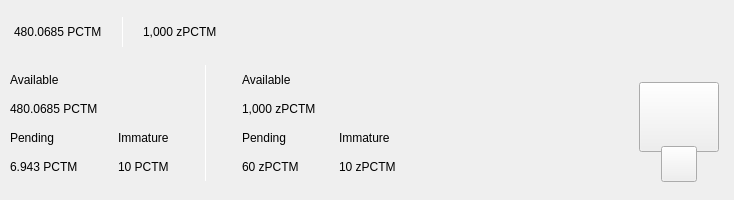
<?xml version="1.0" encoding="UTF-8"?>
<ui version="4.0">
 <class>TopBar</class>
 <widget class="QWidget" name="TopBar">
  <property name="geometry">
   <rect>
    <x>0</x>
    <y>0</y>
    <width>734</width>
    <height>200</height>
   </rect>
  </property>
  <property name="minimumSize">
   <size>
    <width>0</width>
    <height>200</height>
   </size>
  </property>
  <property name="maximumSize">
   <size>
    <width>16777215</width>
    <height>200</height>
   </size>
  </property>
  <property name="windowTitle">
   <string>Form</string>
  </property>
  <layout class="QVBoxLayout" name="verticalLayout_10" stretch="0">
   <property name="spacing">
    <number>0</number>
   </property>
   <property name="leftMargin">
    <number>0</number>
   </property>
   <property name="topMargin">
    <number>0</number>
   </property>
   <property name="rightMargin">
    <number>0</number>
   </property>
   <property name="bottomMargin">
    <number>0</number>
   </property>
   <item>
    <widget class="PFBorderImage" name="containerTop" native="true">
     <layout class="QVBoxLayout" name="verticalLayout_11">
      <property name="spacing">
       <number>0</number>
      </property>
      <property name="leftMargin">
       <number>0</number>
      </property>
      <property name="topMargin">
       <number>0</number>
      </property>
      <property name="rightMargin">
       <number>0</number>
      </property>
      <property name="bottomMargin">
       <number>0</number>
      </property>
      <item>
       <widget class="QWidget" name="top_container_2" native="true">
        <property name="minimumSize">
         <size>
          <width>0</width>
          <height>65</height>
         </size>
        </property>
        <layout class="QHBoxLayout" name="top_container">
         <property name="spacing">
          <number>0</number>
         </property>
         <property name="leftMargin">
          <number>14</number>
         </property>
         <property name="topMargin">
          <number>0</number>
         </property>
         <property name="rightMargin">
          <number>14</number>
         </property>
         <property name="bottomMargin">
          <number>0</number>
         </property>
         <item alignment="Qt::AlignVCenter">
          <widget class="QWidget" name="widgetTopAmount" native="true">
           <property name="sizePolicy">
            <sizepolicy hsizetype="Preferred" vsizetype="Maximum">
             <horstretch>0</horstretch>
             <verstretch>0</verstretch>
            </sizepolicy>
           </property>
           <layout class="QHBoxLayout" name="horizontalLayout_5">
            <property name="spacing">
             <number>0</number>
            </property>
            <property name="leftMargin">
             <number>0</number>
            </property>
            <property name="topMargin">
             <number>0</number>
            </property>
            <property name="rightMargin">
             <number>0</number>
            </property>
            <property name="bottomMargin">
             <number>0</number>
            </property>
            <item alignment="Qt::AlignTop">
             <widget class="QLabel" name="labelAmountTopPiv">
              <property name="minimumSize">
               <size>
                <width>0</width>
                <height>36</height>
               </size>
              </property>
              <property name="styleSheet">
               <string notr="true">padding:0px;margin:0px;</string>
              </property>
              <property name="text">
               <string notr="true">480.0685 PCTM</string>
              </property>
             </widget>
            </item>
            <item>
             <spacer name="horizontalSpacer_11">
              <property name="orientation">
               <enum>Qt::Horizontal</enum>
              </property>
              <property name="sizeType">
               <enum>QSizePolicy::Fixed</enum>
              </property>
              <property name="sizeHint" stdset="0">
               <size>
                <width>20</width>
                <height>20</height>
               </size>
              </property>
             </spacer>
            </item>
            <item alignment="Qt::AlignVCenter">
             <widget class="QLabel" name="typeSpacerTop">
              <property name="minimumSize">
               <size>
                <width>1</width>
                <height>30</height>
               </size>
              </property>
              <property name="maximumSize">
               <size>
                <width>1</width>
                <height>30</height>
               </size>
              </property>
              <property name="styleSheet">
               <string notr="true">background-color:white;
padding:0px;
border:none;</string>
              </property>
              <property name="text">
               <string/>
              </property>
             </widget>
            </item>
            <item>
             <spacer name="horizontalSpacer_12">
              <property name="orientation">
               <enum>Qt::Horizontal</enum>
              </property>
              <property name="sizeType">
               <enum>QSizePolicy::Fixed</enum>
              </property>
              <property name="sizeHint" stdset="0">
               <size>
                <width>20</width>
                <height>20</height>
               </size>
              </property>
             </spacer>
            </item>
            <item alignment="Qt::AlignTop">
             <widget class="QLabel" name="labelAmountTopzPCTM">
              <property name="minimumSize">
               <size>
                <width>0</width>
                <height>36</height>
               </size>
              </property>
              <property name="text">
               <string notr="true">1,000 zPCTM</string>
              </property>
             </widget>
            </item>
           </layout>
          </widget>
         </item>
         <item>
          <spacer name="horizontalSpacer">
           <property name="orientation">
            <enum>Qt::Horizontal</enum>
           </property>
           <property name="sizeHint" stdset="0">
            <size>
             <width>40</width>
             <height>20</height>
            </size>
           </property>
          </spacer>
         </item>
         <item>
          <layout class="QHBoxLayout" name="horizontalLayout_4">
           <property name="spacing">
            <number>12</number>
           </property>
           <property name="rightMargin">
            <number>0</number>
           </property>
           <item alignment="Qt::AlignRight">
            <widget class="QWidget" name="layoutSync" native="true">
             <property name="minimumSize">
              <size>
               <width>0</width>
               <height>36</height>
              </size>
             </property>
             <property name="maximumSize">
              <size>
               <width>16777215</width>
               <height>36</height>
              </size>
             </property>
             <layout class="QVBoxLayout" name="verticalLayout_9">
              <property name="leftMargin">
               <number>0</number>
              </property>
              <property name="topMargin">
               <number>0</number>
              </property>
              <property name="rightMargin">
               <number>0</number>
              </property>
              <property name="bottomMargin">
               <number>0</number>
              </property>
              <item>
               <widget class="ExpandableButton" name="pushButtonSync" native="true">
                <property name="minimumSize">
                 <size>
                  <width>36</width>
                  <height>36</height>
                 </size>
                </property>
                <property name="maximumSize">
                 <size>
                  <width>16777215</width>
                  <height>36</height>
                 </size>
                </property>
               </widget>
              </item>
             </layout>
            </widget>
           </item>
           <item>
            <widget class="ExpandableButton" name="pushButtonHDUpgrade" native="true">
             <property name="minimumSize">
              <size>
               <width>36</width>
               <height>36</height>
              </size>
             </property>
            </widget>
           </item>
           <item>
            <widget class="ExpandableButton" name="pushButtonStack" native="true">
             <property name="minimumSize">
              <size>
               <width>36</width>
               <height>36</height>
              </size>
             </property>
            </widget>
           </item>
           <item>
            <widget class="ExpandableButton" name="pushButtonColdStaking" native="true">
             <property name="minimumSize">
              <size>
               <width>36</width>
               <height>36</height>
              </size>
             </property>
            </widget>
           </item>
           <item>
            <widget class="ExpandableButton" name="pushButtonConnection" native="true">
             <property name="minimumSize">
              <size>
               <width>36</width>
               <height>36</height>
              </size>
             </property>
            </widget>
           </item>
           <item>
            <widget class="ExpandableButton" name="pushButtonTor" native="true">
             <property name="minimumSize">
              <size>
               <width>36</width>
               <height>36</height>
              </size>
             </property>
            </widget>
           </item>
           <item>
            <widget class="ExpandableButton" name="pushButtonLock" native="true">
             <property name="sizePolicy">
              <sizepolicy hsizetype="Expanding" vsizetype="Expanding">
               <horstretch>0</horstretch>
               <verstretch>0</verstretch>
              </sizepolicy>
             </property>
             <property name="minimumSize">
              <size>
               <width>36</width>
               <height>0</height>
              </size>
             </property>
            </widget>
           </item>
           <item>
            <widget class="ExpandableButton" name="pushButtonTheme" native="true">
             <property name="minimumSize">
              <size>
               <width>36</width>
               <height>36</height>
              </size>
             </property>
             <property name="maximumSize">
              <size>
               <width>16777215</width>
               <height>36</height>
              </size>
             </property>
            </widget>
           </item>
           <item>
            <widget class="ExpandableButton" name="pushButtonFAQ" native="true">
             <property name="minimumSize">
              <size>
               <width>36</width>
               <height>36</height>
              </size>
             </property>
            </widget>
           </item>
          </layout>
         </item>
        </layout>
       </widget>
      </item>
      <item>
       <widget class="QWidget" name="bottom_container" native="true">
        <property name="minimumSize">
         <size>
          <width>0</width>
          <height>135</height>
         </size>
        </property>
        <layout class="QHBoxLayout" name="botton_container">
         <property name="leftMargin">
          <number>10</number>
         </property>
         <property name="topMargin">
          <number>0</number>
         </property>
         <property name="rightMargin">
          <number>10</number>
         </property>
         <property name="bottomMargin">
          <number>10</number>
         </property>
         <item>
          <layout class="QHBoxLayout" name="horizontalLayout_3">
           <property name="bottomMargin">
            <number>9</number>
           </property>
           <item>
            <layout class="QVBoxLayout" name="verticalLayout_7">
             <property name="spacing">
              <number>0</number>
             </property>
             <property name="leftMargin">
              <number>0</number>
             </property>
             <property name="rightMargin">
              <number>30</number>
             </property>
             <item>
              <layout class="QVBoxLayout" name="verticalLayout_2">
               <item>
                <widget class="QLabel" name="labelTitle1">
                 <property name="text">
                  <string>Available</string>
                 </property>
                </widget>
               </item>
               <item>
                <widget class="QLabel" name="labelAmountPiv">
                 <property name="text">
                  <string notr="true">480.0685 PCTM</string>
                 </property>
                </widget>
               </item>
              </layout>
             </item>
             <item>
              <layout class="QHBoxLayout" name="horizontalLayout_2">
               <property name="spacing">
                <number>0</number>
               </property>
               <item>
                <layout class="QVBoxLayout" name="verticalLayout_3">
                 <item>
                  <widget class="QLabel" name="labelTitle3">
                   <property name="text">
                    <string>Pending</string>
                   </property>
                  </widget>
                 </item>
                 <item>
                  <widget class="QLabel" name="labelPendingPiv">
                   <property name="text">
                    <string notr="true">6.943 PCTM</string>
                   </property>
                  </widget>
                 </item>
                </layout>
               </item>
               <item>
                <spacer name="horizontalSpacer_3">
                 <property name="orientation">
                  <enum>Qt::Horizontal</enum>
                 </property>
                 <property name="sizeType">
                  <enum>QSizePolicy::Fixed</enum>
                 </property>
                 <property name="sizeHint" stdset="0">
                  <size>
                   <width>40</width>
                   <height>20</height>
                  </size>
                 </property>
                </spacer>
               </item>
               <item>
                <layout class="QVBoxLayout" name="verticalLayout_4">
                 <item>
                  <widget class="QLabel" name="labelTitle4">
                   <property name="text">
                    <string>Immature</string>
                   </property>
                  </widget>
                 </item>
                 <item>
                  <widget class="QLabel" name="labelImmaturePiv">
                   <property name="text">
                    <string notr="true">10 PCTM</string>
                   </property>
                  </widget>
                 </item>
                </layout>
               </item>
              </layout>
             </item>
            </layout>
           </item>
           <item>
            <widget class="QLabel" name="typeSpacerExpanded">
             <property name="minimumSize">
              <size>
               <width>1</width>
               <height>100</height>
              </size>
             </property>
             <property name="maximumSize">
              <size>
               <width>1</width>
               <height>16777215</height>
              </size>
             </property>
             <property name="styleSheet">
              <string notr="true">background-color:white;
padding:0px;
border:none;</string>
             </property>
             <property name="text">
              <string/>
             </property>
            </widget>
           </item>
           <item>
            <widget class="QWidget" name="zerocoinBalances" native="true">
             <layout class="QVBoxLayout" name="verticalLayout_8">
              <property name="spacing">
               <number>0</number>
              </property>
              <property name="leftMargin">
               <number>30</number>
              </property>
              <property name="topMargin">
               <number>0</number>
              </property>
              <property name="rightMargin">
               <number>0</number>
              </property>
              <property name="bottomMargin">
               <number>0</number>
              </property>
              <item>
               <layout class="QVBoxLayout" name="verticalLayout">
                <item>
                 <widget class="QLabel" name="labelTitleAvailablezPCTM">
                  <property name="text">
                   <string>Available</string>
                  </property>
                 </widget>
                </item>
                <item>
                 <widget class="QLabel" name="labelAvailablezPCTM">
                  <property name="text">
                   <string notr="true">1,000 zPCTM</string>
                  </property>
                 </widget>
                </item>
               </layout>
              </item>
              <item>
               <layout class="QHBoxLayout" name="horizontalLayout">
                <property name="spacing">
                 <number>0</number>
                </property>
                <item>
                 <layout class="QVBoxLayout" name="verticalLayout_5">
                  <item>
                   <widget class="QLabel" name="labelTitlePendingzPCTM">
                    <property name="text">
                     <string>Pending</string>
                    </property>
                   </widget>
                  </item>
                  <item>
                   <widget class="QLabel" name="labelPendingzPCTM">
                    <property name="text">
                     <string notr="true">60 zPCTM</string>
                    </property>
                   </widget>
                  </item>
                 </layout>
                </item>
                <item>
                 <spacer name="horizontalSpacer_4">
                  <property name="orientation">
                   <enum>Qt::Horizontal</enum>
                  </property>
                  <property name="sizeType">
                   <enum>QSizePolicy::Fixed</enum>
                  </property>
                  <property name="sizeHint" stdset="0">
                   <size>
                    <width>40</width>
                    <height>20</height>
                   </size>
                  </property>
                 </spacer>
                </item>
                <item>
                 <layout class="QVBoxLayout" name="verticalLayout_6">
                  <item>
                   <widget class="QLabel" name="labelTitleImmaturezPCTM">
                    <property name="text">
                     <string>Immature</string>
                    </property>
                   </widget>
                  </item>
                  <item>
                   <widget class="QLabel" name="labelImmaturezPCTM">
                    <property name="text">
                     <string notr="true">10 zPCTM</string>
                    </property>
                   </widget>
                  </item>
                 </layout>
                </item>
               </layout>
              </item>
             </layout>
            </widget>
           </item>
          </layout>
         </item>
         <item>
          <spacer name="horizontalSpacer_2">
           <property name="orientation">
            <enum>Qt::Horizontal</enum>
           </property>
           <property name="sizeHint" stdset="0">
            <size>
             <width>40</width>
             <height>20</height>
            </size>
           </property>
          </spacer>
         </item>
         <item alignment="Qt::AlignHCenter|Qt::AlignVCenter">
          <widget class="QWidget" name="qrContainer" native="true">
           <property name="sizePolicy">
            <sizepolicy hsizetype="Preferred" vsizetype="Minimum">
             <horstretch>0</horstretch>
             <verstretch>0</verstretch>
            </sizepolicy>
           </property>
           <property name="minimumSize">
            <size>
             <width>90</width>
             <height>110</height>
            </size>
           </property>
           <property name="maximumSize">
            <size>
             <width>90</width>
             <height>110</height>
            </size>
           </property>
           <layout class="QVBoxLayout" name="containerQR">
            <property name="spacing">
             <number>0</number>
            </property>
            <property name="leftMargin">
             <number>5</number>
            </property>
            <property name="topMargin">
             <number>10</number>
            </property>
            <property name="rightMargin">
             <number>5</number>
            </property>
            <property name="bottomMargin">
             <number>0</number>
            </property>
            <item>
             <widget class="QPushButton" name="btnQr">
              <property name="minimumSize">
               <size>
                <width>70</width>
                <height>70</height>
               </size>
              </property>
              <property name="maximumSize">
               <size>
                <width>16777215</width>
                <height>70</height>
               </size>
              </property>
              <property name="focusPolicy">
               <enum>Qt::NoFocus</enum>
              </property>
              <property name="text">
               <string/>
              </property>
              <property name="iconSize">
               <size>
                <width>70</width>
                <height>70</height>
               </size>
              </property>
             </widget>
            </item>
            <item>
             <spacer name="verticalSpacer">
              <property name="orientation">
               <enum>Qt::Vertical</enum>
              </property>
              <property name="sizeType">
               <enum>QSizePolicy::Fixed</enum>
              </property>
              <property name="sizeHint" stdset="0">
               <size>
                <width>20</width>
                <height>20</height>
               </size>
              </property>
             </spacer>
            </item>
            <item alignment="Qt::AlignHCenter|Qt::AlignBottom">
             <widget class="QPushButton" name="pushButtonQR">
              <property name="minimumSize">
               <size>
                <width>36</width>
                <height>36</height>
               </size>
              </property>
              <property name="maximumSize">
               <size>
                <width>36</width>
                <height>36</height>
               </size>
              </property>
              <property name="focusPolicy">
               <enum>Qt::NoFocus</enum>
              </property>
              <property name="text">
               <string/>
              </property>
             </widget>
            </item>
           </layout>
          </widget>
         </item>
        </layout>
       </widget>
      </item>
     </layout>
    </widget>
   </item>
  </layout>
 </widget>
 <customwidgets>
  <customwidget>
   <class>ExpandableButton</class>
   <extends>QWidget</extends>
   <header>qt/pctm/expandablebutton.h</header>
   <container>1</container>
  </customwidget>
  <customwidget>
   <class>PFBorderImage</class>
   <extends>QFrame</extends>
   <header>qt/pctm/pfborderimage.h</header>
   <container>1</container>
  </customwidget>
 </customwidgets>
 <resources/>
 <connections/>
</ui>
